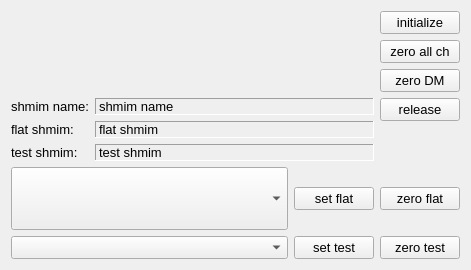
<?xml version="1.0" encoding="UTF-8"?>
<ui version="4.0">
 <class>dmCtrl</class>
 <widget class="QWidget" name="dmCtrl">
  <property name="geometry">
   <rect>
    <x>0</x>
    <y>0</y>
    <width>471</width>
    <height>270</height>
   </rect>
  </property>
  <property name="windowTitle">
   <string>Form</string>
  </property>
  <property name="windowIcon">
   <iconset>
    <normaloff>:/icons/waves.png</normaloff>:/icons/waves.png</iconset>
  </property>
  <layout class="QGridLayout" name="gridLayout">
   <item row="0" column="0">
    <layout class="QHBoxLayout" name="horizontalLayout">
     <item>
      <layout class="QVBoxLayout" name="verticalLayout">
       <item>
        <widget class="xqt::fsmDisplay" name="fsmState">
         <property name="sizePolicy">
          <sizepolicy hsizetype="Expanding" vsizetype="Expanding">
           <horstretch>0</horstretch>
           <verstretch>0</verstretch>
          </sizepolicy>
         </property>
         <property name="palette">
          <palette>
           <active>
            <colorrole role="WindowText">
             <brush brushstyle="SolidPattern">
              <color alpha="255">
               <red>170</red>
               <green>255</green>
               <blue>255</blue>
              </color>
             </brush>
            </colorrole>
           </active>
           <inactive>
            <colorrole role="WindowText">
             <brush brushstyle="SolidPattern">
              <color alpha="255">
               <red>170</red>
               <green>255</green>
               <blue>255</blue>
              </color>
             </brush>
            </colorrole>
           </inactive>
           <disabled>
            <colorrole role="WindowText">
             <brush brushstyle="SolidPattern">
              <color alpha="255">
               <red>96</red>
               <green>95</green>
               <blue>94</blue>
              </color>
             </brush>
            </colorrole>
           </disabled>
          </palette>
         </property>
         <property name="font">
          <font>
           <family>Tlwg Typist</family>
           <pointsize>16</pointsize>
          </font>
         </property>
        </widget>
       </item>
       <item>
        <spacer name="verticalSpacer_2">
         <property name="orientation">
          <enum>Qt::Vertical</enum>
         </property>
         <property name="sizeHint" stdset="0">
          <size>
           <width>20</width>
           <height>40</height>
          </size>
         </property>
        </spacer>
       </item>
       <item>
        <layout class="QGridLayout" name="layoutLabels" columnstretch="1,5">
         <item row="2" column="1">
          <widget class="QLabel" name="labelTestShmim_value">
           <property name="font">
            <font>
             <pointsize>10</pointsize>
            </font>
           </property>
           <property name="frameShape">
            <enum>QFrame::Panel</enum>
           </property>
           <property name="frameShadow">
            <enum>QFrame::Sunken</enum>
           </property>
           <property name="text">
            <string>test shmim</string>
           </property>
          </widget>
         </item>
         <item row="0" column="1">
          <widget class="QLabel" name="labelShmimName_value">
           <property name="font">
            <font>
             <pointsize>10</pointsize>
            </font>
           </property>
           <property name="frameShape">
            <enum>QFrame::Panel</enum>
           </property>
           <property name="frameShadow">
            <enum>QFrame::Sunken</enum>
           </property>
           <property name="text">
            <string>shmim name</string>
           </property>
          </widget>
         </item>
         <item row="2" column="0">
          <widget class="QLabel" name="labelTestShmim">
           <property name="font">
            <font>
             <pointsize>10</pointsize>
            </font>
           </property>
           <property name="text">
            <string>test shmim:</string>
           </property>
          </widget>
         </item>
         <item row="1" column="1">
          <widget class="QLabel" name="labelFlatShmim_value">
           <property name="font">
            <font>
             <pointsize>10</pointsize>
            </font>
           </property>
           <property name="frameShape">
            <enum>QFrame::Panel</enum>
           </property>
           <property name="frameShadow">
            <enum>QFrame::Sunken</enum>
           </property>
           <property name="text">
            <string>flat shmim</string>
           </property>
          </widget>
         </item>
         <item row="0" column="0">
          <widget class="QLabel" name="labelShmimName">
           <property name="font">
            <font>
             <pointsize>10</pointsize>
            </font>
           </property>
           <property name="text">
            <string>shmim name:</string>
           </property>
          </widget>
         </item>
         <item row="1" column="0">
          <widget class="QLabel" name="labelFlatShmim">
           <property name="font">
            <font>
             <pointsize>10</pointsize>
            </font>
           </property>
           <property name="text">
            <string>flat shmim:</string>
           </property>
          </widget>
         </item>
        </layout>
       </item>
      </layout>
     </item>
     <item>
      <layout class="QVBoxLayout" name="layoutInitZeroRelease" stretch="0,0,2,2,4">
       <item>
        <widget class="QPushButton" name="buttonInit">
         <property name="sizePolicy">
          <sizepolicy hsizetype="Minimum" vsizetype="Maximum">
           <horstretch>0</horstretch>
           <verstretch>0</verstretch>
          </sizepolicy>
         </property>
         <property name="font">
          <font>
           <pointsize>10</pointsize>
          </font>
         </property>
         <property name="text">
          <string>initialize</string>
         </property>
        </widget>
       </item>
       <item>
        <widget class="QPushButton" name="buttonZeroAll">
         <property name="sizePolicy">
          <sizepolicy hsizetype="Minimum" vsizetype="Maximum">
           <horstretch>0</horstretch>
           <verstretch>0</verstretch>
          </sizepolicy>
         </property>
         <property name="font">
          <font>
           <pointsize>10</pointsize>
          </font>
         </property>
         <property name="text">
          <string>zero all ch</string>
         </property>
        </widget>
       </item>
       <item>
        <widget class="QPushButton" name="buttonZero">
         <property name="sizePolicy">
          <sizepolicy hsizetype="Minimum" vsizetype="Maximum">
           <horstretch>0</horstretch>
           <verstretch>0</verstretch>
          </sizepolicy>
         </property>
         <property name="font">
          <font>
           <pointsize>10</pointsize>
          </font>
         </property>
         <property name="text">
          <string>zero DM</string>
         </property>
        </widget>
       </item>
       <item>
        <widget class="QPushButton" name="buttonRelease">
         <property name="sizePolicy">
          <sizepolicy hsizetype="Minimum" vsizetype="Maximum">
           <horstretch>0</horstretch>
           <verstretch>0</verstretch>
          </sizepolicy>
         </property>
         <property name="font">
          <font>
           <pointsize>10</pointsize>
          </font>
         </property>
         <property name="text">
          <string>release</string>
         </property>
        </widget>
       </item>
       <item>
        <spacer name="verticalSpacer">
         <property name="orientation">
          <enum>Qt::Vertical</enum>
         </property>
         <property name="sizeHint" stdset="0">
          <size>
           <width>20</width>
           <height>40</height>
          </size>
         </property>
        </spacer>
       </item>
      </layout>
     </item>
    </layout>
   </item>
   <item row="1" column="0">
    <layout class="QGridLayout" name="layoutFlatTest" columnstretch="2,0,0">
     <item row="0" column="1">
      <widget class="QPushButton" name="buttonSetFlat">
       <property name="sizePolicy">
        <sizepolicy hsizetype="Minimum" vsizetype="Maximum">
         <horstretch>0</horstretch>
         <verstretch>0</verstretch>
        </sizepolicy>
       </property>
       <property name="font">
        <font>
         <pointsize>10</pointsize>
        </font>
       </property>
       <property name="text">
        <string>set flat</string>
       </property>
      </widget>
     </item>
     <item row="1" column="0">
      <widget class="QComboBox" name="comboSelectTest">
       <property name="sizePolicy">
        <sizepolicy hsizetype="Preferred" vsizetype="Minimum">
         <horstretch>0</horstretch>
         <verstretch>0</verstretch>
        </sizepolicy>
       </property>
       <property name="font">
        <font>
         <pointsize>9</pointsize>
        </font>
       </property>
      </widget>
     </item>
     <item row="0" column="2">
      <widget class="QPushButton" name="buttonZeroFlat">
       <property name="sizePolicy">
        <sizepolicy hsizetype="Minimum" vsizetype="Maximum">
         <horstretch>0</horstretch>
         <verstretch>0</verstretch>
        </sizepolicy>
       </property>
       <property name="font">
        <font>
         <pointsize>10</pointsize>
        </font>
       </property>
       <property name="text">
        <string>zero flat</string>
       </property>
      </widget>
     </item>
     <item row="1" column="2">
      <widget class="QPushButton" name="buttonZeroTest">
       <property name="sizePolicy">
        <sizepolicy hsizetype="Minimum" vsizetype="Maximum">
         <horstretch>0</horstretch>
         <verstretch>0</verstretch>
        </sizepolicy>
       </property>
       <property name="font">
        <font>
         <pointsize>10</pointsize>
        </font>
       </property>
       <property name="text">
        <string>zero test</string>
       </property>
      </widget>
     </item>
     <item row="1" column="1">
      <widget class="QPushButton" name="buttonSetTest">
       <property name="sizePolicy">
        <sizepolicy hsizetype="Minimum" vsizetype="Maximum">
         <horstretch>0</horstretch>
         <verstretch>0</verstretch>
        </sizepolicy>
       </property>
       <property name="font">
        <font>
         <pointsize>10</pointsize>
        </font>
       </property>
       <property name="text">
        <string>set test</string>
       </property>
      </widget>
     </item>
     <item row="0" column="0">
      <widget class="QComboBox" name="comboSelectFlat">
       <property name="sizePolicy">
        <sizepolicy hsizetype="Preferred" vsizetype="Expanding">
         <horstretch>0</horstretch>
         <verstretch>0</verstretch>
        </sizepolicy>
       </property>
       <property name="font">
        <font>
         <pointsize>9</pointsize>
        </font>
       </property>
      </widget>
     </item>
    </layout>
   </item>
  </layout>
 </widget>
 <customwidgets>
  <customwidget>
   <class>xqt::fsmDisplay</class>
   <extends>QLabel</extends>
   <header>../xWidgets/fsmDisplay.hpp</header>
  </customwidget>
 </customwidgets>
 <resources/>
 <connections/>
</ui>
